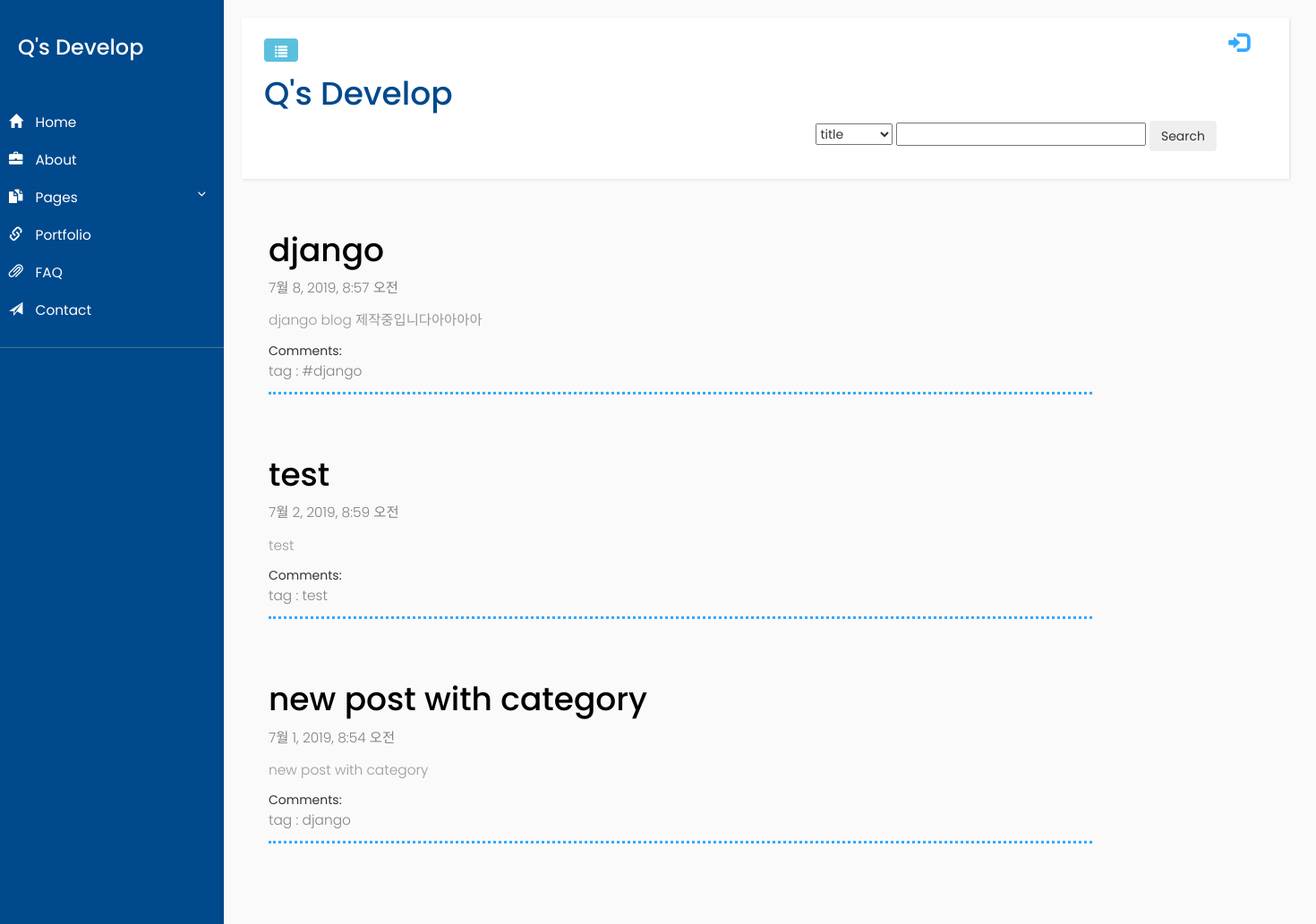
The page / on the database its author committed.
### blog/models.py (models this page shows, shortened)
class Post(models.Model):
    author = models.ForeignKey('auth.User',on_delete=models.CASCADE,)
    title = models.CharField(max_length=200)
    text = models.TextField()
    category = models.CharField(max_length=200)
    created_date = models.DateTimeField(default = timezone.now)
    published_date = models.DateTimeField(blank = True, null=True)

### blog/views.py (the view, shortened to what this page needs)
# urls.py: path('', views.post_list, name='post_list'),
def post_list(request):
    posts = Post.objects.filter(published_date__lte = timezone.now()).order_by('-published_date')
    return render(request, 'blog/post_list.html',{'posts':posts})

### blog/templates/blog/post_list.html
{% extends "blog/base.html" %}
{% block content%}
    {% for post in posts %}
    <a class="post_link" href="{% url 'blog:post_detail' pk=post.pk %}">
        <div class ="post">
            <h1>{{ post.title }}</h1>
            <p id='date'>{{post.published_date}}</p>
            <p id='contents'>{{post.text|linebreaks}}</p>
            Comments: {{ post.approved_comment.count }}
            <p id='category' >tag : {{post.category}}</p>
        </div>
    </a>
    {% endfor%}
{% endblock %}

### blog/static/blog/css/blog_frame.css (style rules this page uses)
body { font-family: 'Poppins', sans-serif; background: #fafafa; }
p { font-family: 'Poppins', sans-serif; font-size: 1.1em; font-weight: 300; line-height: 1.7em; color: #999; }
a, a:hover, a:focus { color: inherit; text-decoration: none; transition: all 0.3s; }

### blog/static/blog/css/blog_header.css (style rules this page uses)
.post { position: relative; margin-bottom: 70px; border-color: #32AAFF; border-bottom-style: dotted; }
.post #date { color: #828282; }
.post h1 { color: #000000; }
.post #contents { text-align: center; }
.post #category { color: #828282; }

### rows shown on the page
Post: title "django", published_date "7월 8, 2019, 8:57 오전", text "django blog 제작중입니다아아아아", category "#django"
Post: title "test", published_date "7월 2, 2019, 8:59 오전", text "test", category "test"
Post: title "new post with category", published_date "7월 1, 2019, 8:54 오전", text "new post with category", category "django"
